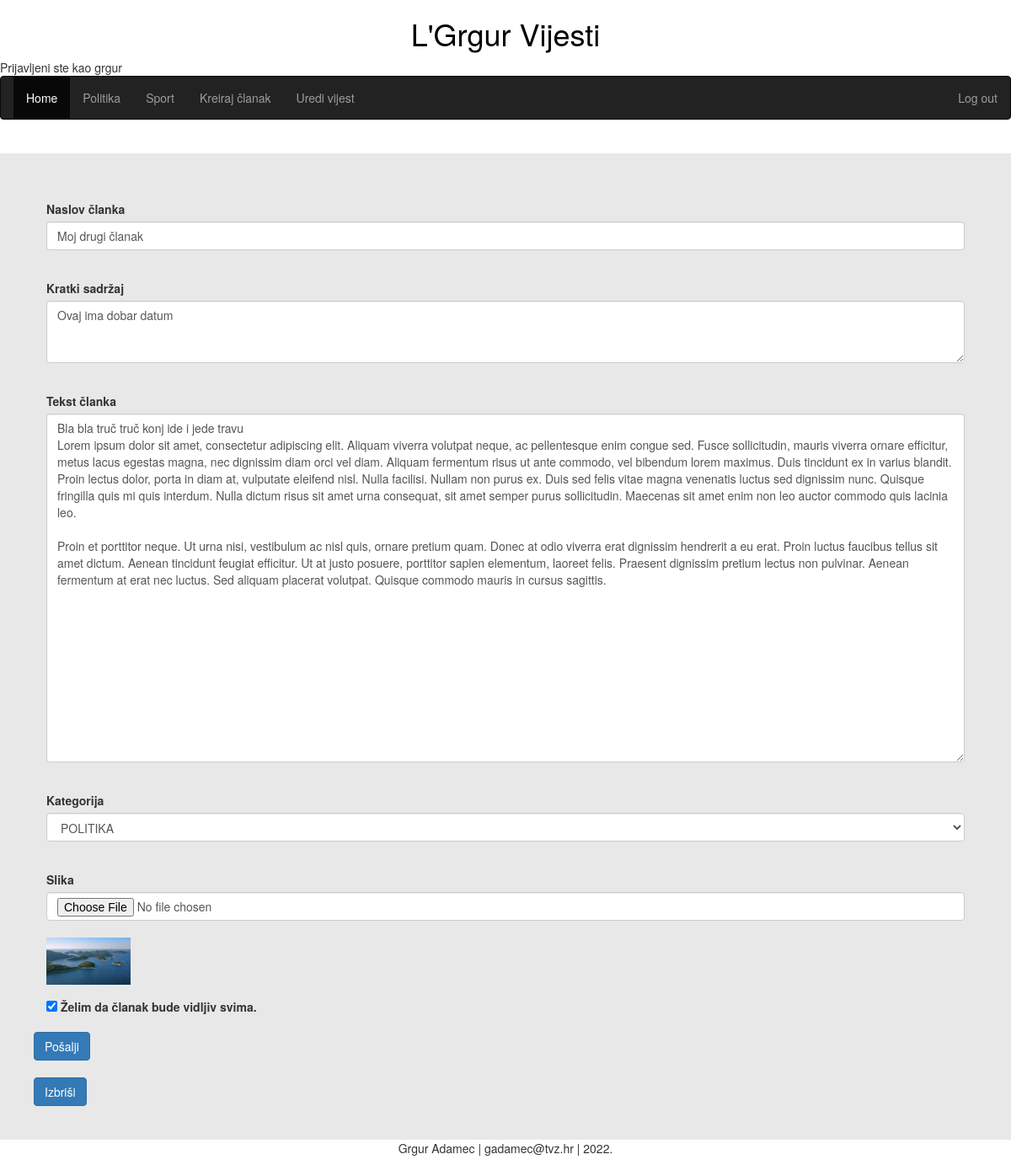
The page /unos.php?id=9 (signed in) on the database its author committed.
### tables this page shows
CREATE TABLE `vijest` (
  `id` int(11) NOT NULL,
  `naslov` varchar(255) NOT NULL,
  `kategorija` varchar(255) NOT NULL,
  `kratki_sadrzaj` varchar(255) NOT NULL,
  `sadrzaj` longtext NOT NULL,
  `slika` varchar(255) NOT NULL,
  `datum` varchar(255) NOT NULL,
  `vidljivost` int(11) NOT NULL
);

### unos.php (the view, shortened to what this page needs)
<!DOCTYPE html>
<html>
<head>
    <link rel='stylesheet' href='Style.css'/>
    <link rel='stylesheet' href='https://maxcdn.bootstrapcdn.com/bootstrap/3.4.1/css/bootstrap.min.css'>
</head>
<body>
    <?php
      include 'header.php';
    ?>
    <content>
    <?php
      include 'connect.php';
      if(isset($_GET['id'])){
      $query = "SELECT * FROM vijest WHERE id = ".$_GET['id']."";
      $result = mysqli_query($dbc, $query) or die('Error querying database.');
      $row = mysqli_fetch_array($result);
      echo "<div class='main'>
          <form method='post' action='previewClanak.php' enctype='multipart/form-data'>
              <div class='form-row'>
                <div class='form-group col-md-12'>
                  <input type='hidden' class='form-control' id='idClanka' name='idClanka' value='".$row['id']."'>
                </div>
                <div class='form-group col-md-12'>
                  <label for='naslov'>Naslov članka</label>
                  <input type='text' class='form-control' id='naslov' placeholder='Naslov...' name='naslov' value='".$row['naslov']."' required>
                  <span id='porukaNaslov' class='error'></span> </br>
                </div>
                <div class='form-group col-md-12'>
                  <label for='kratkiSadrzaj'>Kratki sadržaj</label>
                  <textarea name='kratkiSadrzaj' rows='3' class='form-control' id='kratkiSadrzaj' placeholder='Kratki sadrzaj...' required>".$row['kratki_sadrzaj']."</textarea>
                  <span id='porukaKratkiSadrzaj' class='error'></span> </br>
                </div>
              </div>
              <div class='form-group col-md-12'>
                <label for='clanak'>Tekst članka</label>
                <textarea name='clanak' rows='20' class='form-control' id='clanak' placeholder='Tekst članka...'  required>".$row['sadrzaj']."</textarea>
                <span id='porukaClanak' class='error'></span> </br>
              </div>
              <div class='form-group col-md-12'>
                  <label for='kategorija'>Kategorija</label>
                  <select id='kategorija' name='kategorija' class='form-control'>
                      <option  value='".$row['kategorija']."' selected hidden>".$row['kategorija']."</option>
                      <option value='SPORT'>Sport</option>
                      <option value='POLITIKA'>Politika</option>
                  </select>
                  <span id='porukaKategorija' class='error'></span> </br>
              </div>
              <div class='form-group col-md-12'>
                <label for='slika'>Slika</label>
                <input type='hidden' class='form-control' id='staraSlika' name='staraSlika' value='".$row['slika']."'>
                <input type='file' name='slika' class='form-control' id='slika'>
                <br><img src='".$row['slika']."' width=100px>
                <span id='porukaSlika' class='error'></span> </br>
              </div>";
              if($row['vidljivost'] == 0){
              echo "<div class='form-group col-md-12'>
                <div class='form-check'>
                  <input class='form-check-input' type='checkbox' id='provjera' name='provjera'>
                  <label class='form-check-label' for='gridCheck'>
                      Želim da članak bude vidljiv svima.
                  </label>
                </div>
              </div>";
              } else {
                echo "<div class='form-group col-md-12'>
                  <div class='form-check'>
                    <input class='form-check-input' type='checkbox' id='provjera' name='provjera' checked>
                    <label class='form-check-label' for='gridCheck'>
                        Želim da članak bude vidljiv svima.
                    </label>
                  </div>
                </div>";
              }
              echo "<button type='submit' class='btn btn-primary col' id='gumb'>Pošalji</button> <br/>";
          echo "</form>
         <form method='post' action='urediVijest.php' enctype='multipart/form-data'>
            <input type='hidden' class='form-control' id='idClanka' name='idClanka' value='".$row['id']."'>
            <button type='submit' class='btn btn-primary col' id='gumbZaBrisanje' name='gumbZaBrisanje' style='margin-top:20px;'>Izbriši</button>
         </form>
      </div>";
      }
    ?>
    </content>
    <footer>
        <p class='footer'>Grgur Adamec | gadamec@tvz.hr | 2022.</p>
    </footer>
</body>
</html>

### Style.css (style rules this page uses)
body { background-color: white; }
.main { margin-top: 40px; background-color: #E8E8E8; padding: 40px; }
.footer { width: 100%; text-align: center; bottom: 0px; }

### rows shown on the page
vijest: naslov "Moj drugi članak", kratkiSadrzaj "Ovaj ima dobar datum", clanak "Bla bla truč truč konj ide i jede travu Lorem ipsum dolor sit amet, consectetur adipiscing elit. Aliquam viverra volutpat neque, ac pellentesque enim congue sed. Fusce sollicitudin, mauris viverra ornare efficitur, metus lacus egestas magna, nec dignissim diam orci vel diam. Aliquam fermentum risus ut ante commodo, vel bibendum lorem maximus. Duis tincidunt ex in varius blandit. Proin lectus dolor, porta in diam at, vulputate eleifend nisl. Nulla facilisi. Nullam non purus ex. Duis sed felis vitae magna venenatis luctus sed dignissim nunc. Quisque fringilla quis mi quis interdum. Nulla dictum risus sit amet urna consequat, sit amet semper purus sollicitudin. Maecenas sit amet enim non leo…", kategorija "POLITIKA", slika (picture)

### other values the page prints
$_SESSION['username'] "grgur"
